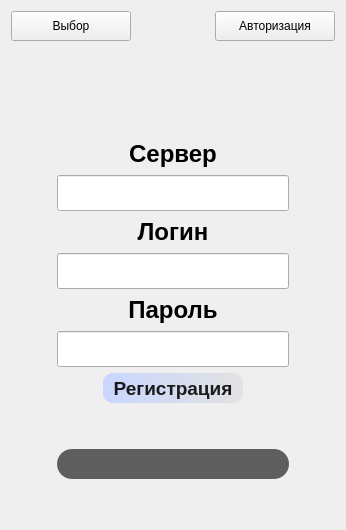
      <widget class="QWidget" name="page_3">
       <layout class="QGridLayout" name="gridLayout_6">
        <item row="1" column="1">
         <spacer name="verticalSpacer_16">
          <property name="orientation">
           <enum>Qt::Vertical</enum>
          </property>
          <property name="sizeHint" stdset="0">
           <size>
            <width>20</width>
            <height>46</height>
           </size>
          </property>
         </spacer>
        </item>
        <item row="5" column="1">
         <widget class="QLabel" name="label_10">
          <property name="minimumSize">
           <size>
            <width>0</width>
            <height>30</height>
           </size>
          </property>
          <property name="styleSheet">
           <string notr="true">QLabel{
            color:  #A26060;
            border-radius: 15px;
            background: rgb(54, 54, 54, 200);}</string>
          </property>
          <property name="text">
           <string/>
          </property>
          <property name="alignment">
           <set>Qt::AlignCenter</set>
          </property>
         </widget>
        </item>
        <item row="2" column="1">
         <spacer name="verticalSpacer_17">
          <property name="orientation">
           <enum>Qt::Vertical</enum>
          </property>
          <property name="sizeHint" stdset="0">
           <size>
            <width>20</width>
            <height>46</height>
           </size>
          </property>
         </spacer>
        </item>
        <item row="3" column="0">
         <spacer name="horizontalSpacer_11">
          <property name="orientation">
           <enum>Qt::Horizontal</enum>
          </property>
          <property name="sizeType">
           <enum>QSizePolicy::Fixed</enum>
          </property>
          <property name="sizeHint" stdset="0">
           <size>
            <width>40</width>
            <height>20</height>
           </size>
          </property>
         </spacer>
        </item>
        <item row="4" column="1">
         <spacer name="verticalSpacer_18">
          <property name="orientation">
           <enum>Qt::Vertical</enum>
          </property>
          <property name="sizeHint" stdset="0">
           <size>
            <width>20</width>
            <height>40</height>
           </size>
          </property>
         </spacer>
        </item>
        <item row="3" column="1">
         <layout class="QGridLayout" name="gridLayout_7">
          <item row="0" column="1">
           <widget class="QLabel" name="label_7">
            <property name="minimumSize">
             <size>
              <width>120</width>
              <height>30</height>
             </size>
            </property>
            <property name="font">
             <font>
              <pointsize>18</pointsize>
              <weight>75</weight>
              <bold>true</bold>
             </font>
            </property>
            <property name="styleSheet">
             <string notr="true"/>
            </property>
            <property name="text">
             <string>Сервер</string>
            </property>
            <property name="alignment">
             <set>Qt::AlignCenter</set>
            </property>
           </widget>
          </item>
          <item row="6" column="1">
           <widget class="QPushButton" name="pushButton_6">
            <property name="minimumSize">
             <size>
              <width>120</width>
              <height>30</height>
             </size>
            </property>
            <property name="font">
             <font>
              <pointsize>14</pointsize>
              <weight>75</weight>
              <bold>true</bold>
             </font>
            </property>
            <property name="styleSheet">
             <string notr="true">QPushButton {
	background-color: qlineargradient(spread:pad, x1:0, y1:0, x2:1, y2:0, stop:0 #c9d6ff, stop:1 #e2e2e2);
	color: #1b1b1b;
	border: none;
	border-radius: 10px;
	text-align: center;
}
QPushButton:hover {
    background-color: qlineargradient(spread:pad, x1:0, y1:0, x2:1, y2:0, stop:0 #97A9E3, stop:1 #D2D2D2);
}
QPushButton:pressed {
    background-color: qlineargradient(spread:pad, x1:0, y1:0, x2:1, y2:0, stop:0 #7186CB, stop:1 #C0C0C0);
}</string>
            </property>
            <property name="text">
             <string>  Регистрация  </string>
            </property>
           </widget>
          </item>
          <item row="4" column="1">
           <widget class="QLabel" name="label_9">
            <property name="minimumSize">
             <size>
              <width>120</width>
              <height>30</height>
             </size>
            </property>
            <property name="font">
             <font>
              <pointsize>18</pointsize>
              <weight>75</weight>
              <bold>true</bold>
             </font>
            </property>
            <property name="styleSheet">
             <string notr="true"/>
            </property>
            <property name="text">
             <string>Пароль</string>
            </property>
            <property name="alignment">
             <set>Qt::AlignCenter</set>
            </property>
           </widget>
          </item>
          <item row="0" column="2">
           <spacer name="horizontalSpacer_10">
            <property name="orientation">
             <enum>Qt::Horizontal</enum>
            </property>
            <property name="sizeHint" stdset="0">
             <size>
              <width>40</width>
              <height>20</height>
             </size>
            </property>
           </spacer>
          </item>
          <item row="2" column="1">
           <widget class="QLabel" name="label_8">
            <property name="minimumSize">
             <size>
              <width>120</width>
              <height>30</height>
             </size>
            </property>
            <property name="font">
             <font>
              <pointsize>18</pointsize>
              <weight>75</weight>
              <bold>true</bold>
             </font>
            </property>
            <property name="styleSheet">
             <string notr="true"/>
            </property>
            <property name="text">
             <string>Логин</string>
            </property>
            <property name="alignment">
             <set>Qt::AlignCenter</set>
            </property>
           </widget>
          </item>
          <item row="1" column="0" colspan="3">
           <widget class="QLineEdit" name="lineEdit_4">
            <property name="minimumSize">
             <size>
              <width>0</width>
              <height>30</height>
             </size>
            </property>
            <property name="font">
             <font>
              <pointsize>18</pointsize>
              <weight>75</weight>
              <bold>true</bold>
             </font>
            </property>
            <property name="styleSheet">
             <string notr="true"/>
            </property>
            <property name="text">
             <string/>
            </property>
            <property name="alignment">
             <set>Qt::AlignCenter</set>
            </property>
           </widget>
          </item>
          <item row="0" column="0">
           <spacer name="horizontalSpacer_9">
            <property name="orientation">
             <enum>Qt::Horizontal</enum>
            </property>
            <property name="sizeHint" stdset="0">
             <size>
              <width>40</width>
              <height>20</height>
             </size>
            </property>
           </spacer>
          </item>
          <item row="3" column="0" colspan="3">
           <widget class="QLineEdit" name="lineEdit_5">
            <property name="minimumSize">
             <size>
              <width>0</width>
              <height>30</height>
             </size>
            </property>
            <property name="font">
             <font>
              <pointsize>18</pointsize>
              <weight>75</weight>
              <bold>true</bold>
             </font>
            </property>
            <property name="focusPolicy">
             <enum>Qt::StrongFocus</enum>
            </property>
            <property name="contextMenuPolicy">
             <enum>Qt::DefaultContextMenu</enum>
            </property>
            <property name="styleSheet">
             <string notr="true"/>
            </property>
            <property name="text">
             <string/>
            </property>
            <property name="alignment">
             <set>Qt::AlignCenter</set>
            </property>
           </widget>
          </item>
          <item row="5" column="0" colspan="3">
           <widget class="QLineEdit" name="lineEdit_6">
            <property name="minimumSize">
             <size>
              <width>0</width>
              <height>30</height>
             </size>
            </property>
            <property name="font">
             <font>
              <pointsize>18</pointsize>
              <weight>75</weight>
              <bold>true</bold>
             </font>
            </property>
            <property name="layoutDirection">
             <enum>Qt::LeftToRight</enum>
            </property>
            <property name="styleSheet">
             <string notr="true"/>
            </property>
            <property name="text">
             <string/>
            </property>
            <property name="echoMode">
             <enum>QLineEdit::Password</enum>
            </property>
            <property name="alignment">
             <set>Qt::AlignCenter</set>
            </property>
            <property name="dragEnabled">
             <bool>false</bool>
            </property>
            <property name="readOnly">
             <bool>false</bool>
            </property>
            <property name="cursorMoveStyle">
             <enum>Qt::LogicalMoveStyle</enum>
            </property>
            <property name="clearButtonEnabled">
             <bool>false</bool>
            </property>
           </widget>
          </item>
         </layout>
        </item>
        <item row="3" column="2">
         <spacer name="horizontalSpacer_12">
          <property name="orientation">
           <enum>Qt::Horizontal</enum>
          </property>
          <property name="sizeType">
           <enum>QSizePolicy::Fixed</enum>
          </property>
          <property name="sizeHint" stdset="0">
           <size>
            <width>40</width>
            <height>20</height>
           </size>
          </property>
         </spacer>
        </item>
        <item row="6" column="1">
         <spacer name="verticalSpacer_19">
          <property name="orientation">
           <enum>Qt::Vertical</enum>
          </property>
          <property name="sizeHint" stdset="0">
           <size>
            <width>20</width>
            <height>40</height>
           </size>
          </property>
         </spacer>
        </item>
        <item row="0" column="0" colspan="3">
         <layout class="QHBoxLayout" name="horizontalLayout_3">
          <item>
           <widget class="QPushButton" name="pushButton_11">
            <property name="minimumSize">
             <size>
              <width>120</width>
              <height>30</height>
             </size>
            </property>
            <property name="text">
             <string>Выбор</string>
            </property>
           </widget>
          </item>
          <item>
           <spacer name="horizontalSpacer_15">
            <property name="orientation">
             <enum>Qt::Horizontal</enum>
            </property>
            <property name="sizeHint" stdset="0">
             <size>
              <width>40</width>
              <height>20</height>
             </size>
            </property>
           </spacer>
          </item>
          <item>
           <widget class="QPushButton" name="pushButton_10">
            <property name="minimumSize">
             <size>
              <width>120</width>
              <height>30</height>
             </size>
            </property>
            <property name="text">
             <string>Авторизация</string>
            </property>
           </widget>
          </item>
         </layout>
        </item>
       </layout>
      </widget>
